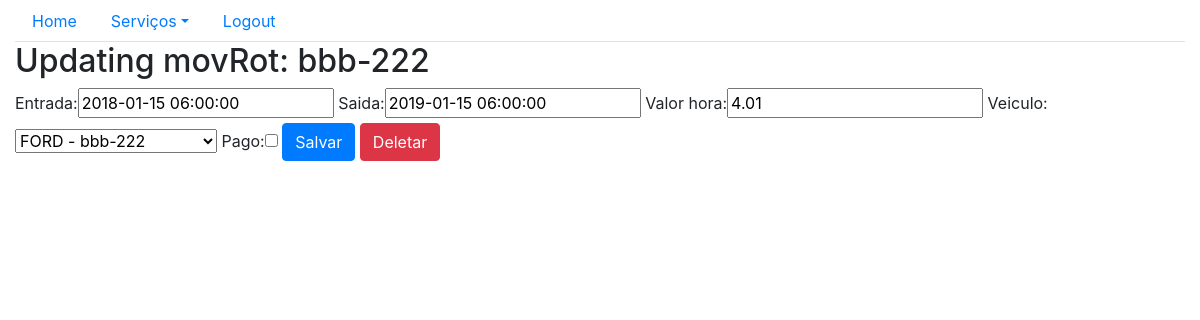
The app's page /sistema/mov_rotativos-update/8 with its own data.
### core/models.py (models this page shows, shortened)
class MovRotativo(models.Model):
    entrada = models.DateTimeField(auto_now=False)
    saida = models.DateTimeField(auto_now=False, blank=True,null=True)
    valor_hora = models.DecimalField(max_digits=5,decimal_places=2)
    veiculo = models.ForeignKey(Veiculo, on_delete=models.CASCADE)
    pago = models.BooleanField(default=False)
    def __str__(self):
        return self.veiculo.placa

class Veiculo(models.Model):
    marca = models.ForeignKey(Marca,  on_delete = models.CASCADE)
    proprietario = models.ForeignKey(Pessoa,  on_delete = models.CASCADE)
    placa = models.CharField(max_length=7)
    cor = models.CharField(max_length=15)
    observacoes = models.TextField()
    def __str__(self):
        return self.marca.nome + ' - ' + self.placa

### core/views.py (the view)
# urls.py: path('mov_rotativos-update/<int:id>', movRotativos_update, name='core_movRotativos_update'),
def movRotativos_update(request, id):
    data = {} #cria um dicionário
    movRot = MovRotativo.objects.get(id = id) #busca o veiculo que se deseja atualizar no banco, através do ID
    form = MovRotForm(request.POST or None, instance=movRot) #instancia um formulario, passando a "pessoa" que foi resgatada do banco para que seja preenchido
    data['movRot'] = movRot #insere "pessoa no dicionário"
    data['form'] = form #insere o "form" no dicionário
    if request.method == 'POST':
        if form.is_valid():
            form.save()
            return redirect('core_movRotativos_lista')
    else:
        return render(request, 'core/movRotativos_update.html', data)

### core/form.py
class MovRotForm(ModelForm):
    class Meta:
        model = MovRotativo
        fields = '__all__'

### core/templates/core/movRotativos_update.html (shortened to what this page needs)
{% extends 'base.html' %}
{% load bootstrap %}
{%block menu%}
    <ul class="nav nav-tabs">
        <li class="nav-item">
            <a class="nav-link" href="{% url 'core_home' %}">Home</a>
        </li>
        <li class="nav-item dropdown">
            <a class="nav-link dropdown-toggle" data-toggle="dropdown" href="#" role="button" aria-haspopup="true" aria-expanded="false">Serviços</a>
        </li>
        <li class="nav-item">
            <a class="nav-link" href="">Logout</a>
        </li>
    </ul>
{%endblock%}
{% block main %}
        <div class="row">
                <div class="col">
                        <h2>Updating movRot: {{movRot}}</h2>
                        <form action="{%url 'core_movRotativos_update' movRot.id %}" method="POST">
                                {{form|bootstrap}}
                                <button type="submit" class="btn btn-primary">Salvar</button>
                                <a href="{%url 'core_movRotativos_delete' movRot.id %}" class ="btn btn-danger" method="GET">Deletar</a>
                        </form>
                </div>
        </div>
{% endblock %}

### records on screen
MovRotativo: veiculo.placa "bbb-222", entrada "2018-01-15 06:00:00", saida "2019-01-15 06:00:00", valor_hora "4.01", veiculo "FORD - bbb-222"
